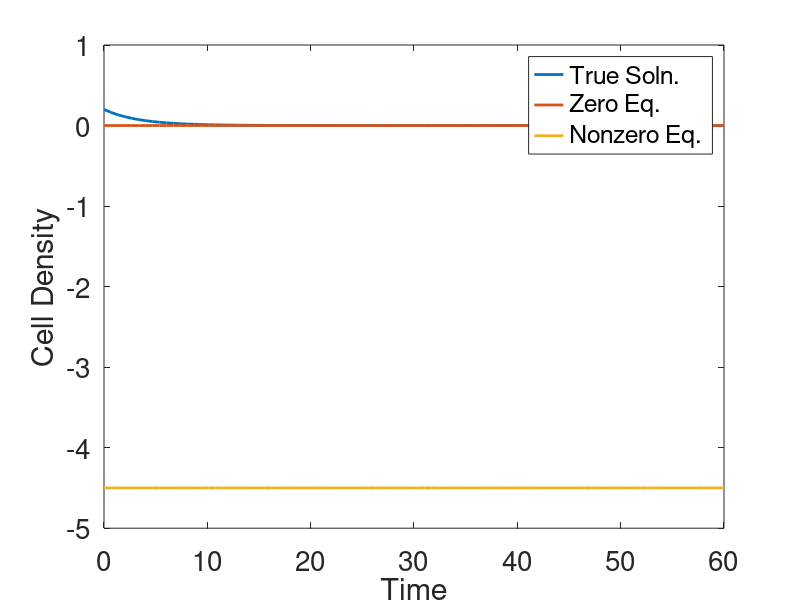

The MATLAB script that drew this image: (Note: this script raises an error after producing the figure.)
%The goal of this file is just to plot the equilibrium points of the
%sensitive growth model for varying rho, k, and s, and write stability
%analysis code so that I can come back with specific values later and check
%the stability as necessary. 
sgrid=linspace(0,1,15);
i=12;
%rho=2/3;
%k=1;
rho=0.3;
k=0.45;

tspan=linspace(0,60,90);
y0=0.2;
[t,csol] = ode45(@(t,csol) rho*csol*(1 - csol)*(1 - sgrid(i)) - k*sgrid(i)*csol, tspan, y0); 
%[t,csol] = ode45(@(t,csol) rho*csol*(1 - csol)*(1 - sgrid(i)), tspan, y0);
%%version without death term

posorneg=rho/(rho+k);
if sgrid(i)<posorneg 
    disp('The nonzero eq. will be positive')
elseif sgrid(i)>posorneg 
    disp('The nonzero eq will be negative')
else 
    disp('The nonzero eq is also zero in this case')
end

eq1=0;
eq1vec=ones(length(t),1).*eq1;
eq2=(rho*sgrid(i) - rho + k*sgrid(i))/(rho*sgrid(i)-rho);
eq2vec=ones(length(t),1).*eq2;

figure
plot(t,csol,'LineWidth',2)
hold on
plot(t,eq1vec,'LineWidth',2)
hold on
plot(t,eq2vec,'LineWidth',2)
legend('True Soln.' ,'Zero Eq.', 'Nonzero Eq.')
xlabel('Time')
ylabel('Cell Density')
set(gca,"FontSize",20)

%f'(c) at zero eq:
fprime1=rho - rho*sgrid(i) - k*sgrid(i);

%f'(c) at nonzero eq:
fprime2=rho*sgrid(i) - rho + k*sgrid(i);

%check and state stability of first eq
if fprime1 > 0
    disp('zero eq is unstable')
elseif fprime1<0 
    disp('zero eq is stable')
else
    disp('f prime at zero eq. is 0')
end

%check and state stability of second eq
if fprime2 > 0
    C=string(eq2);
    A=strcat('nonzero eq c=',C,' is unstable');
    disp(A)
elseif fprime2<0 
    %disp('nonzero eq is stable')
    F=string(eq2);
    B=strcat('nonzero eq c=',F,' is stable');
    disp(B)
else
    disp('unclear whether second nonzero eq. stable or unstable')
end


points=30;
sgrid=linspace(0,1,points);
eq2fn= @(i) (rho.*sgrid(i) + k.*sgrid(i) - rho)/(rho.*sgrid(i) - rho); 
vec=[];
for i=1:1:points
    vec(i)=eq2fn(i);
end
vec;
figure
plot(sgrid,vec,'LineWidth',2)
hold on
%plot(sgrid,rho/(rho+k),'*','LineWidth',2)
%hold on
%plot(rho/(rho+k),rho/(rho+k),'o','MarkerSize',20)
%hold on
xline(rho/(rho+k),'LineWidth',2)
hold on
plot(sgrid,zeros(1,points),'LineWidth',2)
legend('Nonzero Eq.','Bifurcation','Zero','Location','southwest')
%ylim([-2 2])
axis([0 1 -1 1])
xlabel('Sensitivity to Treatment {\it s}')
ylabel('Nonzero Eq. Point as Function of {\it s}')
%title('Change in Nonzero Eq. as s Changes')
set(gca,"FontSize",20)


%rho=1/4;
%k=3/4;
bifurcationindex = posorneg*100 + 1;
sgrid=linspace(0,1,101);
sgrida = sgrid(1:bifurcationindex);
sgridb=sgrid(bifurcationindex:end);
eq2fn= @(i) (rho.*sgrid(i) + k.*sgrid(i) - rho)/(rho.*sgrid(i) - rho); 
beforebivec=[];
for i=1:101
    beforebivec(i)=eq2fn(i);
end

afterbivec=[];
for i=1:101
    afterbivec(i)=eq2fn(i);
end



vec1=linspace(0,1,101);
vec2=linspace(posorneg,1,101);
figure
plot(vec1(1:bifurcationindex),zeros(1,length(vec1(1:bifurcationindex))),'-b','LineWidth',2) %zero eq before bifurcation
hold on
plot(vec1(1:bifurcationindex),beforebivec(1:bifurcationindex),'--g','LineWidth',2) %nonzero eq before bifurcation
hold on
plot(vec2,zeros(1,length(vec2)),'b--','LineWidth',2) %zero eq after bifurcation
hold on
plot(vec1(bifurcationindex:end),afterbivec(bifurcationindex:end),'g','LineWidth',2) %nonzeroeq after bifurcation
hold on
xline(rho/(rho+k),'LineWidth',2)
% hold on
% plot(sgrid,vec)
axis([0 1 -1 1])
xlabel('Sensitivity to Treatment{\it s}')
ylabel('Nonzero Eq. Point as Function of{\it s}')
%title('Change in Nonzero Eq. as s Changes')
set(gca,"FontSize",20)
legend('Zero Eq. (Unstable)', 'Nonzero Eq. (Stable)', 'Zero Eq. (Stable)', 'Nonzero Eq. (Unstable)', 'Bifurcation','FontSize',16)

% 
% figure
% plot(vec1,zeros(1,length(vec1)),'--b','LineWidth',2)
% hold on
% plot(vec1,vec(1:26),'g','LineWidth',2)
% hold on
% plot(vec2,zeros(1,length(vec2)),'b','LineWidth',2)
% hold on
% plot(vec2,vec(26:101),'--g','LineWidth',2)
% hold on
% xline(rho/(rho+k),'LineWidth',2)
% % hold on
% % plot(sgrid,vec)
% axis([0 1 -1 1])
% xlabel('Sensitivity to Treatment (s)')
% ylabel('Nonzero Eq. Point as Function of s')
% %title('Change in Nonzero Eq. as s Changes')
% set(gca,"FontSize",20)
% legend('Zero Eq. (Unstable)', 'Nonzero Eq. (Stable)', 'Zero Eq. (Stable)', 'Nonzero Eq. (Unstable)', 'Bifurcation')
% 
% %This needs to be updated with new forward function and new equilibria
% 
% a=0;
% b=1;
% points=150; %this used to be 50
% disttype = 'Bigaussian';
% rho=1; %make these inputs 
% k=1.5; %maximal death rate due to treatment %bigger than rho
% y0=.2; %note c is normalized so needs to start between 0 and 1
% tfinal=10;
% tpoints=25;
% tspan=linspace(0,tfinal,tpoints);
% 
% sgrid=linspace(a,b,points);
% [sprobs] = DistFn('Bigaussian',sgrid,a,b);
% 
% [t, cmat,weightedsol] = ForwardFunctionN(sgrid, sprobs, rho, k, y0, tspan);
% eq2fn= @(i) (rho.*sgrid(i) + k.*sgrid(i) - rho)/(rho.*sgrid(i) - rho); 
% 
% 
% 
% 
% s=0.3;
% dcdt = @(c) rho.*c.*(1-c).*(1-s) - k.*s.*c;
% cvec = linspace(-1,1,100);
% figure
% plot(cvec,dcdt(cvec),'b','LineWidth',2)
% hold on
% xline(0,'r-','LineWidth',2)
% hold on
% yline(0,'g','LineWidth',2)
% hold on
% xline((rho*s + k*s - rho)/(rho*s - rho),'m-','LineWidth',2)
% xlabel('c(t)')
% ylabel('$\frac{dc}{dt}$','interpreter','latex')
% title('Equilibrium Stability for $s=0.3<\frac{\rho}{\rho + k}$','interpreter','latex')
% legend('$\frac{dc}{dt}$','Zero Eq.','$\frac{dc}{dt}=0$','Nonzero Eq.','interpreter','latex')
% 
% s=0.5;
% dcdt = @(c) rho.*c.*(1-c).*(1-s) - k.*s.*c;
% figure
% plot(cvec,dcdt(cvec),'b','LineWidth',2)
% hold on
% xline(0,'r-','LineWidth',2)
% hold on
% yline(0,'g','LineWidth',2)
% hold on
% xline((rho*s + k*s - rho)/(rho*s - rho),'m-','LineWidth',2)
% xlabel('c(t)')
% ylabel('$\frac{dc}{dt}$','interpreter','latex')
% title('Equilibrium Stability for $s=0.5>\frac{\rho}{\rho + k}$','interpreter','latex')
% legend('$\frac{dc}{dt}$','Zero Eq.','$\frac{dc}{dt}=0$','Nonzero Eq.','interpreter','latex')
% 
% s=rho/(rho + k);
% dcdt = @(c) rho.*c.*(1-c).*(1-s) - k.*s.*c;
% figure
% plot(cvec,dcdt(cvec),'b','LineWidth',2)
% %hold on
% %xline(0,'r-','LineWidth',2)
% hold on
% yline(0,'g','LineWidth',2)
% hold on
% xline((rho*s + k*s - rho)/(rho*s - rho),'m-','LineWidth',2)
% xlabel('c(t)')
% ylabel('$\frac{dc}{dt}$','interpreter','latex')
% title('Equilibrium Stability for $s=0.4=\frac{\rho}{\rho + k}$','interpreter','latex')
% legend('$\frac{dc}{dt}$','$\frac{dc}{dt}=0$','Nonzero Eq.=Zero Eq.','interpreter','latex')
